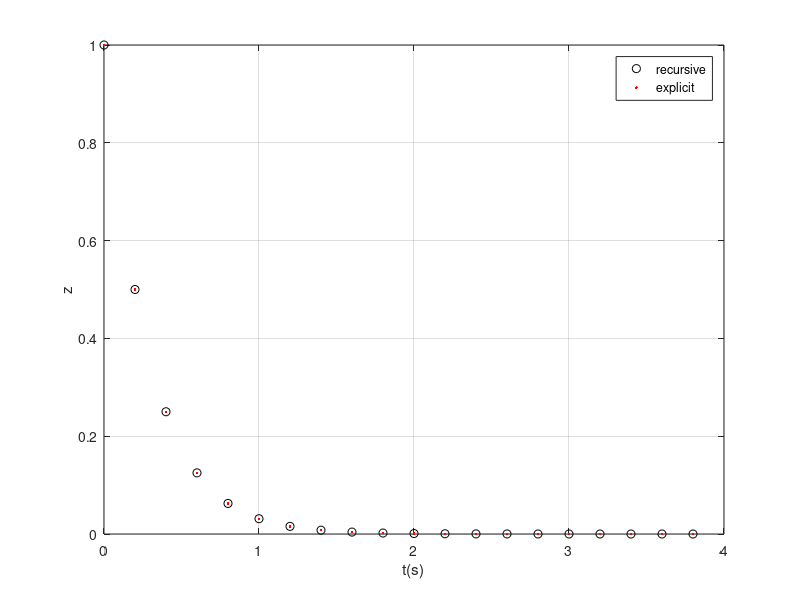

MATLAB code to generate this figure:
%% Recursive solution to Differential equation
k = (0:1:19)';
z=zeros(20,1);
z(1)=1;
for i = 2:20
    z(i) = 0.5*z(i-1);
end
z2=1*(.5).^k;
figure
plot(k/5,z,'ko',k/5,z2,'r.'),grid on
xlabel('t(s)'),ylabel('z'),legend('recursive','explicit')
